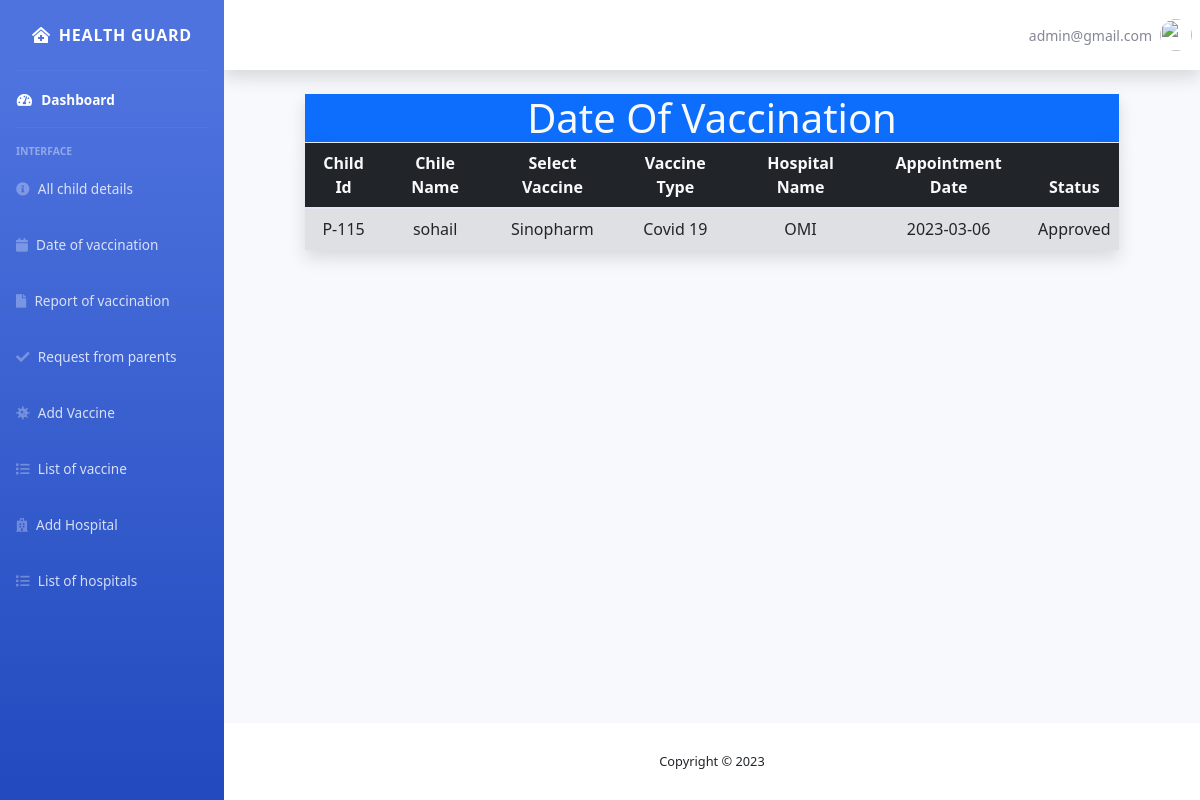
The app's page /admin/date_of_vaccination.php (signed in) with its own data.
### tables this page shows
CREATE TABLE `appointment_shecduled` (
  `c_id` int(11) NOT NULL,
  `parent_email` varchar(255) NOT NULL,
  `c_name` varchar(255) NOT NULL,
  `gender` varchar(255) NOT NULL,
  `DOB` varchar(255) NOT NULL,
  `Place of Birth` varchar(255) NOT NULL,
  `Already vaccinated` varchar(255) NOT NULL,
  `vaccine_type` varchar(255) NOT NULL,
  `select_v` varchar(255) NOT NULL,
  `h_id` int(11) NOT NULL,
  `Appointment Date` varchar(255) NOT NULL,
  `Status` varchar(255) NOT NULL,
  `vaccined_date` varchar(255) NOT NULL
);

CREATE TABLE `hospital` (
  `h_id` int(11) NOT NULL,
  `h_name` varchar(255) NOT NULL,
  `h_email` varchar(255) NOT NULL,
  `h_address` varchar(255) NOT NULL,
  `h_password` varchar(12) NOT NULL
);

### admin/date_of_vaccination.php (the view, shortened to what this page needs)
<?php include("header.php") ?>
<?php include("siderbar.php") ?>
<h1 class="shadow col-md-10 m-auto text-light bg-primary text-center">Date Of Vaccination</h1>
<table class="shadow col-md-10 m-auto text-light text-center table table-striped p-2">
    <thead class="bg-dark text-light">
        <tr>
            <th>Child Id</th>
            <th>Chile Name</th>
            <th>Select Vaccine</th>
            <th>Vaccine Type</th>
            <th>Hospital Name</th>
            <th>Appointment Date</th>
            <th>Status</th>
        </tr>
    </thead>
    <tbody class="text-dark">
        <?php
        $h_data = mysqli_query($conn, "SELECT * FROM `hospital`");
        $h_arr = mysqli_fetch_array($h_data);
        $q = mysqli_query($conn, "SELECT * FROM `appointment_shecduled` WHERE `Status` = 'Approved' ORDER BY c_id ASC ");
        while ($data = mysqli_fetch_array($q)) {
            echo ' <tr>
                <td>' . 'P-' . $data[0] . '</td>
                <td>' . $data[2] . '</td>
                <td>' . $data[6] . '</td>
                <td>' . $data[7] . '</td>
                <td>' . $h_arr[1] . '</td>
                <td>' . $data[10] . '</td>
                <td>' . $data[11] . '</td>
                </tr>';
        }
        ?>
    </tbody>
</table>
</div>
<?php include("footer.php") ?>

### records on screen
appointment_shecduled: c_id "115", c_name "sohail", Already vaccinated "Sinopharm", vaccine_type "Covid 19", Appointment Date "2023-03-06", Status "Approved"
hospital: h_name "OMI"

### other values on screen
$_SESSION["email"] "admin@gmail.com"
